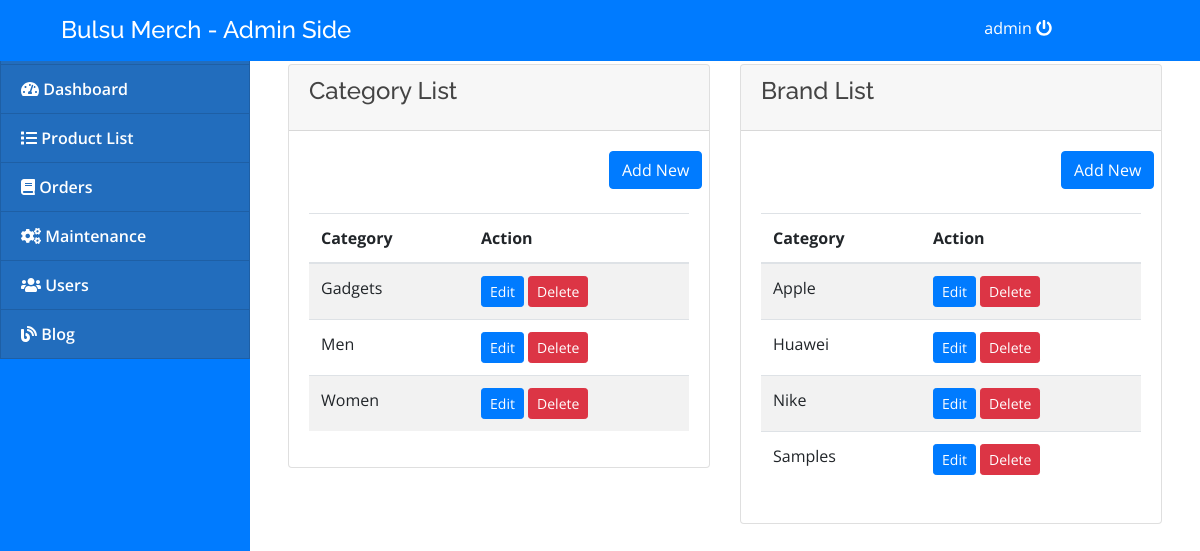
Screenshot of /admin/index.php?page=maintenance (signed in) with the database file from the repository.
### tables this page shows
CREATE TABLE `categories` (
  `cat_id` int(100) NOT NULL,
  `cat_title` text NOT NULL
);

CREATE TABLE `brands` (
  `brand_id` int(100) NOT NULL,
  `brand_title` text NOT NULL
);

### admin/maintenance.php (the view, shortened to what this page needs)
 <?php
include("../db.php");
include "sidenav.php";
include "topheader.php";
?>
      <div class="content">
        <div class="container-fluid">
        <div class="col-lg-12">
        	<div class="row">
         <div class="col-md-6">
            <div class="card">
              <div class="card-header card-header-primary">
                <h4 class="card-title"> Category List</h4>
              </div>
              <div class="card-body">
                <div class="col-md-4 offset-md-9"> <a class=" btn btn-primary " href="javascript:void(0)" id="newcat">Add New</a></div>
                <br>
                <div class="table-responsive ps">
                  <table class="table table-striped " id="brand">
                    <thead class="">
                      <tr>
                        <th>Category</th>
                        <th>Action</th>
                      </tr>
                    </thead>
                    <tbody>
                      <?php
                        $result=mysqli_query($con,"select * from categories order by cat_title asc");
                        while(list($cat_id,$cat_title)=mysqli_fetch_array($result))
                        {
                        echo "<tr>
                        <td>$cat_title</td>
                        <td>
                        <a class=' btn btn-primary btn-sm edit_cat' href='javascript:void(0)' data-id ='$cat_id'>Edit</a>
                        <a class=' btn btn-danger btn-sm remove_cat' href='javascript:void(0)' data-id ='$cat_id'>Delete</a>
                        </td></tr>";
                        }
                        ?>
                    </tbody>
                  </table>
                </div>
              </div>
            </div>
          </div>
          <div class="col-md-6">
            <div class="card">
              <div class="card-header card-header-primary">
                <h4 class="card-title"> Brand List</h4>
              </div>
              <div class="card-body">
                <div class="col-md-4 offset-md-9"> <a class=" btn btn-primary " href="javascript:void(0)" id="newbrand">Add New</a></div>
                <br>
                <div class="table-responsive ps">
                  <table class="table table-striped " id="cat">
                    <thead class="">
                      <tr>
                        <th>Category</th>
                        <th>Action</th>
                      </tr>
                    </thead>
                    <tbody>
                      <?php
                        $result=mysqli_query($con,"select * from brands order by brand_title asc");
                        while(list($brand_id,$brand_title)=mysqli_fetch_array($result))
                        {
                        echo "<tr>
                        <td>$brand_title</td>
                        <td>
                        <a class=' btn btn-primary btn-sm edit_brand' href='javascript:void(0)' data-id ='$brand_id'>Edit</a>
                        <a class=' btn btn-danger btn-sm remove_brand' href='javascript:void(0)' data-id ='$brand_id'>Delete</a>
                        </td></tr>";
                        }
                        ?>
                    </tbody>
                  </table>
                </div>
              </div>
            </div>
          </div>
          </div>
        </div>
        </div>
      </div>

### assets/css/style.css (style rules this page uses)
body { font-family: "Open Sans", sans-serif; color: #444444; width: 100%; height: calc(100%); }
a { color: #1977cc; }
h1, h2, h3, h4, h5, h6 { font-family: "Raleway", sans-serif; }

### rows the page displays
categories: cat_title "Gadgets"
categories: cat_title "Men"
categories: cat_title "Women"
brands: brand_title "Apple"
brands: brand_title "Huawei"
brands: brand_title "Nike"
brands: brand_title "Samples"

### other values shown
$_SESSION['login_admin_name'] "admin"
